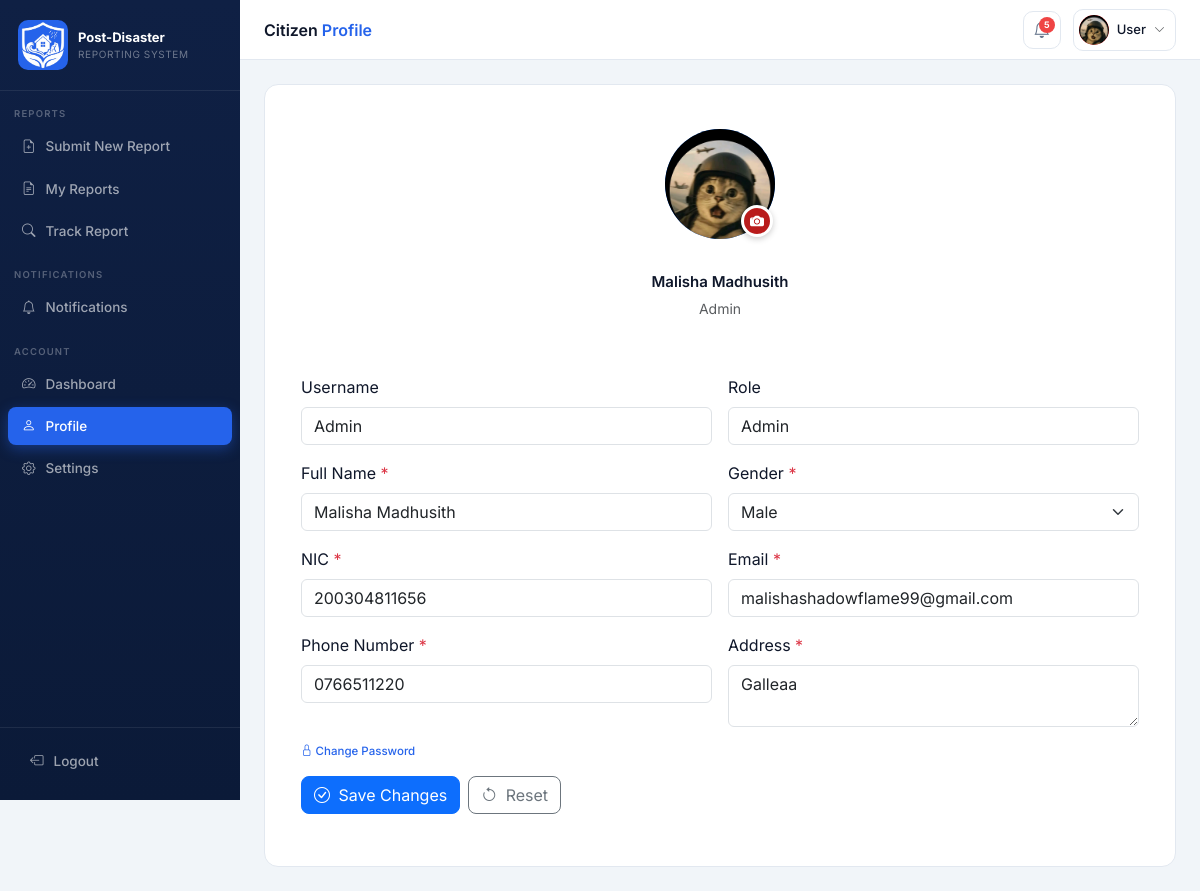
Screenshot of /citizen/CitizenprofileForm.php (signed in) with the database file from the repository.
### tables this page shows
CREATE TABLE `users` (
  `User_ID` int(11) NOT NULL,
  `Username` varchar(50) NOT NULL,
  `Password` varchar(255) NOT NULL,
  `Full_Name` varchar(100) NOT NULL,
  `Gender` enum('Male','Female','Other') DEFAULT NULL,
  `NIC` varchar(20) NOT NULL,
  `Email` varchar(100) NOT NULL,
  `Phone_Number` varchar(20) DEFAULT NULL,
  `Address` varchar(255) DEFAULT NULL,
  `Role_ID` int(11) NOT NULL,
  `User_Status` enum('Active','Banned') NOT NULL DEFAULT 'Active',
  `Created_Date` datetime NOT NULL DEFAULT current_timestamp(),
  `Profile_Picture` varchar(255) NOT NULL DEFAULT 'Default.png'
);

### classes/User.php (called while the page is built, shortened)
<?php
class User
{
    public function getUserById($userID)
    {
        try {
            include '../DBconnection.php';
            $sql = "SELECT User_ID, Username, Full_Name, Gender, NIC,
                        Email, Phone_Number, Address, Role_ID
                    FROM users
                    WHERE User_ID = ?";
            $stmt = mysqli_prepare($con, $sql);
            mysqli_stmt_bind_param($stmt, "i", $userID);
            mysqli_stmt_execute($stmt);
            $result = mysqli_stmt_get_result($stmt);
            if ($result && mysqli_num_rows($result) > 0) {
                return mysqli_fetch_assoc($result);
            } else {
                throw new Exception("User not found.");
            }
        } catch (Exception $e) {
            return [
                "success" => false,
                "message" => $e->getMessage()
            ];
        } finally {
            if (isset($stmt)) {
                mysqli_stmt_close($stmt);
            }
            if (isset($con)) {
                mysqli_close($con);
            }
        }
    }
    public function getUserProfilePicture($userID)
    {
        try {
            include '../DBconnection.php';
            $sql = "SELECT Profile_Picture
                    FROM users
                    WHERE User_ID = ?";
            $stmt = mysqli_prepare($con, $sql);
            mysqli_stmt_bind_param($stmt, "i", $userID);
            mysqli_stmt_execute($stmt);
            $result = mysqli_stmt_get_result($stmt);
            if ($result && mysqli_num_rows($result) > 0) {
                $row = mysqli_fetch_assoc($result);
                return $row['Profile_Picture'];
            } else {
                throw new Exception("User not found.");
            }
        } catch (Exception $e) {
            return [
                "success" => false,
                "message" => $e->getMessage()
            ];
        } finally {
            if (isset($stmt)) {
                mysqli_stmt_close($stmt);
            }
            if (isset($con)) {
                mysqli_close($con);
            }
        }
    }
}
?>

### userData.php (called while the page is built, shortened)
<?php
    include_once __DIR__ . '/classes/User.php';
    if(isset($_SESSION['username']))
    {
        if(isset($_SESSION['user_Id']) || $_SESSION['user_Id'] != null)
        {
            $userId = $_SESSION['user_Id'];
        }
        else
        {
            die("unauthorized");
        }
        $roleId = $_SESSION['role_Id'];
        $userForPic = new User();
        $profilePicResult = $userForPic->getUserProfilePicture($userId);
        $profilePicFile = (is_array($profilePicResult) && isset($profilePicResult['success']) && $profilePicResult['success'] === false)
            ? null
            : $profilePicResult;
        if(isset($_SESSION['role_Id']))
        {
            switch($roleId)
            {
                case 1:
                $role = "Admin";
                break;
            }
        }
        else
        {
            header('Location:LoginForm.php');
            die();
        }
    }
    else
    {
         header("Location:LoginForm.php") ;
         exit();
    }
?>

### citizen/CitizenprofileForm.php (the view, shortened to what this page needs)
<?php
    include '../userData.php';
    $user = new User();
    $userRecord = $user->getUserById($userId);
?>
<html lang="en">
<head>
  <link href="https://cdnjs.cloudflare.com/ajax/libs/bootstrap/5.3.3/css/bootstrap.min.css" rel="stylesheet" />
  <link href="https://cdnjs.cloudflare.com/ajax/libs/bootstrap-icons/1.11.3/font/bootstrap-icons.min.css" rel="stylesheet"/>
  <link href="../style.css" rel="stylesheet" />
</head>
<body>
<nav id="sidebar">
  <div class="sidebar-brand">
    <div class="brand-icon"><img src="../pictures/Post-Disaster-Reporting-Logo-Notxt.png"></div>
    <div>
      <div class="brand-title">Post-Disaster</div>
      <div class="brand-sub">Reporting System</div>
    </div>
  </div>
  <div class="nav-section-label">Reports</div>
  <a class="nav-item" href="CitizendashboardForm.php">
    <i class="bi bi-file-earmark-plus"></i> Submit New Report
  </a>
  <a class="nav-item" href="CitizendashboardForm.php">
    <i class="bi bi-file-earmark-text"></i> My Reports
  </a>
  <a class="nav-item" href="CitizendashboardForm.php">
    <i class="bi bi-search"></i> Track Report
  </a>
  <div class="nav-section-label">Notifications</div>
  <a class="nav-item" href="CitizendashboardForm.php">
    <i class="bi bi-bell"></i> Notifications
  </a>
  <div class="nav-section-label">Account</div>
  <a class="nav-item" href="CitizendashboardForm.php">
    <i class="bi bi-speedometer2"></i> Dashboard
  </a>
  <a class="nav-item active" href="CitizenprofileForm.php">
    <i class="bi bi-person"></i> Profile
  </a>
  <a class="nav-item" href="CitizendashboardForm.php">
    <i class="bi bi-gear"></i> Settings
  </a>
  <div class="sidebar-footer">
    <a class="nav-item" onclick="confirmLogout()">
      <i class="bi bi-box-arrow-left"></i> Logout
    </a>
  </div>
</nav>
<header id="topbar">
    <div class="topbar-title">Citizen <span class="citizen-accent">Profile</span></div>
    <button class="notif-btn" onclick="showNotifAlert()" title="Notifications">
        <span class="notif-badge">5</span>
    </button>
    <div class="user-pill" onclick="window.location.href='CitizenProfileForm.php';">
        <div class="user-avatar admin-avatar">
            <?php if (!empty($profilePicFile)): ?>
                <img src="../uploads/Profile_Pic/<?php echo htmlspecialchars($profilePicFile); ?>" alt="" style="width:100%;height:100%;object-fit:cover;border-radius:50%;">
            <?php else: ?>
                <i class="bi bi-person-fill"></i>
            <?php endif; ?>
        </div>
        <span class="user-name">User</span>
        <i class="bi bi-chevron-down text-muted" style="font-size:11px"></i>
    </div>
</header>
<main id="main">
<div class="panel">
    <div class="panel-header justify-content-center flex-column text-center py-4">
      <form action="Citizenprofile.php" method="POST" enctype="multipart/form-data" id="profilePicForm">
          <div class="profile-avatar-lg mb-3 profile-avatar-wrap">
              <?php if (!empty($profilePicFile)): ?>
                  <img src="../uploads/Profile_Pic/<?php echo htmlspecialchars($profilePicFile); ?>"
                       alt="Profile Picture" class="profile-avatar-img">
              <?php else: ?>
                  <i class="bi bi-person-fill"></i>
              <?php endif; ?>
              <label for="profilePicInput" class="avatar-edit-btn" title="Update profile picture">
                  <i class="bi bi-camera-fill"></i>
              </label>
          </div>
      </form>
      <div class="panel-title justify-content-center">
        <?php echo htmlspecialchars($userRecord['Full_Name']); ?>
      </div>
      <div class="text-muted small mt-1"><?php echo htmlspecialchars($role); ?></div>
    </div>
    <form id="profile-form" novalidate>
      <div class="row g-3 p-3">
        <div class="col-md-6">
          <label class="form-label">Username</label>
          <input type="text" class="form-control" id="userName" name="userName"
                 value="<?php echo htmlspecialchars($userRecord['Username']); ?>" readonly>
        </div>
        <div class="col-md-6">
          <label class="form-label">Role</label>
          <input type="text" class="form-control" id="roleID" name="roleID"
                 value="<?php echo htmlspecialchars($role); ?>" readonly>
        </div>
        <div class="col-md-6">
          <label class="form-label">Full Name <span class="text-danger">*</span></label>
          <input type="text" class="form-control" id="fullName" name="fullName"
                 value="<?php echo htmlspecialchars($userRecord['Full_Name']); ?>" required>
        </div>
        <div class="col-md-6">
          <label class="form-label">Gender <span class="text-danger">*</span></label>
          <select class="form-select" id="gender" name="gender" required>
            <?php foreach (['Male', 'Female', 'Other'] as $g): ?>
              <option value="<?php echo $g; ?>" <?php echo ($userRecord['Gender'] === $g) ? 'selected' : ''; ?>>
                <?php echo $g; ?>
              </option>
            <?php endforeach; ?>
          </select>
        </div>
        <div class="col-md-6">
          <label class="form-label">NIC <span class="text-danger">*</span></label>
          <input type="text" class="form-control" id="NIC" name="NIC"
                 value="<?php echo htmlspecialchars($userRecord['NIC']); ?>" required>
        </div>
        <div class="col-md-6">
          <label class="form-label">Email <span class="text-danger">*</span></label>
          <input type="email" class="form-control" id="email" name="email"
                 value="<?php echo htmlspecialchars($userRecord['Email']); ?>" required>
        </div>
        <div class="col-md-6">
          <label class="form-label">Phone Number <span class="text-danger">*</span></label>
          <input type="tel" class="form-control" id="phoneNo" name="phoneNo"
                 value="<?php echo htmlspecialchars($userRecord['Phone_Number']); ?>" required>
        </div>
        <div class="col-md-6">
          <label class="form-label">Address <span class="text-danger">*</span></label>
          <textarea class="form-control" id="address" name="address" rows="2" required><?php
              echo htmlspecialchars($userRecord['Address']);
          ?></textarea>
        </div>
      </div>
      <div class="p-3 pt-0">
        <a class="stat-link" data-bs-toggle="collapse" href="#pwdSection" role="button">
          <i class="bi bi-lock"></i> Change Password
        </a>
      </div>
      <div class="p-3 pt-0 d-flex gap-2">
        <button type="submit" class="btn btn-primary rounded-3" id="profile-submit-btn">
          <i class="bi bi-check-circle me-1"></i> Save Changes
        </button>
        <button type="reset" class="btn btn-outline-secondary rounded-3">
          <i class="bi bi-arrow-counterclockwise me-1"></i> Reset
        </button>
      </div>
    </form>
  </div>
</main>
</body>
</html>

### style.css (style rules this page uses)
:root { --navy: #0f2044; --accent: #2563eb; --gold: #f59e0b; --emerald: #10b981; --violet: #7c3aed; --rose: #ef4444; --bg: #f1f5f9; --card: #ffffff; --text: #0f172a; --muted: #64748b; --border: #e2e8f0; --role-color: #2563eb; --role-light: #eff6ff; --sidebar-w: 240px; --topbar-h: 60px; }
body { font-family: 'Inter', sans-serif; background: var(--bg); color: var(--text); margin: 0; }
#topbar { position: fixed; top: 0; left: var(--sidebar-w); right: 0; height: var(--topbar-h); background: var(--card); border-bottom: 1px solid var(--border); display: flex; align-items: center; padding: 0 24px; gap: 12px; z-index: 900; }
#main { margin-left: var(--sidebar-w); margin-top: var(--topbar-h); padding: 24px; min-height: calc(100vh - var(--topbar-h)); }
.sidebar-brand { display: flex; align-items: center; gap: 10px; padding: 20px 18px; border-bottom: 1px solid rgba(255,255,255,0.08); }
.brand-icon { width: 50px; height: 50px; background: var(--accent); border-radius: 10px; align:center; }
.brand-icon img { width:100%; }
.brand-title { font-size: 13px; font-weight: 700; color: #fff; }
.brand-sub { font-size: 10px; color: rgba(255,255,255,0.4); text-transform: uppercase; letter-spacing: 0.6px; }
.nav-section-label { padding: 16px 14px 4px; font-size: 9.5px; font-weight: 600; letter-spacing: 1.2px; text-transform: uppercase; color: rgba(255,255,255,0.3); }
.nav-item { display: flex; align-items: center; gap: 10px; padding: 9px 14px; margin: 2px 8px; border-radius: 8px; color: rgba(255,255,255,0.6); font-size: 13.5px; font-weight: 500; cursor: pointer; text-decoration: none; transition: all 0.2s; }
.nav-item.active { color: #fff; background: var(--accent); box-shadow: 0 4px 14px rgba(37,99,235,0.4); }
.sidebar-footer { margin-top: auto; padding: 12px 8px 18px; border-top: 1px solid rgba(255,255,255,0.08); }
.topbar-title { flex: 1; font-size: 16px; font-weight: 600; }
.topbar-title span { color: var(--accent); }
.notif-btn { position: relative; width: 38px; height: 38px; border: 1px solid var(--border); border-radius: 10px; background: transparent; display: flex; align-items: center; justify-content: center; font-size: 17px; color: var(--muted); cursor: pointer; transition: background 0.15s; }
.notif-badge { position: absolute; top: 5px; right: 5px; width: 16px; height: 16px; background: var(--rose); border-radius: 50%; font-size: 9px; font-weight: 700; color: #fff; display: flex; align-items: center; justify-content: center; }
.user-pill { display: flex; align-items: center; gap: 8px; padding: 5px 10px 5px 5px; border: 1px solid var(--border); border-radius: 10px; cursor: pointer; transition: background 0.15s; }
.user-avatar { width: 30px; height: 30px; background: #1a3060; border-radius: 8px; display: flex; align-items: center; justify-content: center; color: #fff; font-size: 13px; }
.user-name { font-size: 13px; font-weight: 500; }
.panel { background: var(--card); border: 1px solid var(--border); border-radius: 14px; padding: 20px; }
.panel-header { display: flex; align-items: center; justify-content: space-between; margin-bottom: 16px; }
.panel-title { font-size: 15px; font-weight: 600; display: flex; align-items: center; gap: 8px; }
.stat-link { font-size: 11.5px; color: var(--accent); font-weight: 500; cursor: pointer; text-decoration: none; }
#sidebar { position: fixed; top: 0; left: 0; width: var(--sidebar-w); height: 100vh; background: linear-gradient(180deg, var(--navy), #0b1a38); display: flex; flex-direction: column; z-index: 1000; overflow-y: auto; transition: transform 0.3s ease; }
.user-avatar.admin-avatar { background: var(--rose); overflow: hidden; border-radius: 50%; }
.profile-avatar-lg { width: 110px; height: 110px; border-radius: 50%; background: var(--primary, #0d6efd); color: #fff; display: flex; align-items: center; justify-content: center; font-size: 52px; margin-left: auto; margin-right: auto; }
.profile-avatar-wrap { position: relative; display: inline-flex; align-items: center; justify-content: center; }
.profile-avatar-img { width: 100%; height: 100%; object-fit: cover; border-radius: 50%; }
.avatar-edit-btn { position: absolute; bottom: 2px; right: 2px; width: 32px; height: 32px; border-radius: 50%; background: var(--admin, #b91c1c); color: #fff; display: flex; align-items: center; justify-content: center; font-size: 14px; cursor: pointer; border: 3px solid #fff; box-shadow: 0 2px 6px rgba(0,0,0,0.2); transition: transform 0.15s ease, background 0.15s ease; }

### rows the page displays
users: Profile_Picture (picture), Full_Name "Malisha Madhusith", userName "Admin", fullName "Malisha Madhusith", gender "Male", NIC "200304811656", email "malishashadowflame99@gmail.com", phoneNo "0766511220", address "Galleaa"

### other values shown
$role "Admin"
